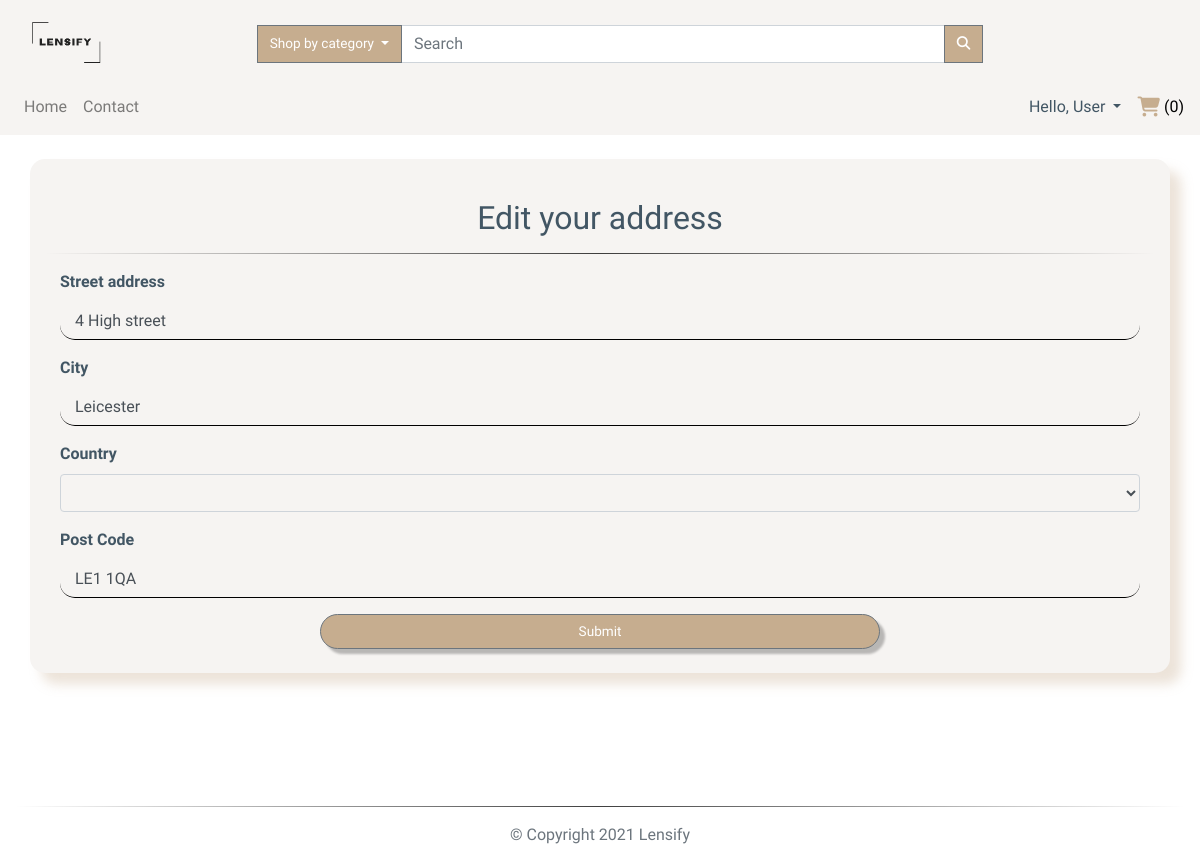
The app's page /profile/settings/1?update=True (signed in) with its own data.
### app/models.py (models this page shows, shortened)
class TimestampMixin(object):
    created_at = db.Column(db.DateTime, nullable=False,
                           default=datetime.utcnow)
    updated_at = db.Column(db.DateTime, onupdate=datetime.utcnow)

class User(db.Model, TimestampMixin, UserMixin):
    __tablename__ = "users"
    id = db.Column(db.Integer, primary_key=True)
    first_name = db.Column(db.String(50), nullable=False)
    last_name = db.Column(db.String(50), nullable=False)
    username = db.Column(db.String(50), unique=True, nullable=False)
    email = db.Column(db.String(115), unique=True, nullable=False)
    image_file = db.Column(db.String(80), nullable=False,
                           default="default.jpg")
    password_hash = db.Column(db.String(60), nullable=False)
    items_for_sale = db.relationship(
        "ItemForSale", backref="seller", lazy="dynamic")
    orders = db.relationship("Order", backref="buyer", lazy=True)
    address = db.relationship(
        "Address", secondary="user_addresses", backref="user", lazy="dynamic"
    )
    followed = db.relationship(
        "User", secondary=followers,
        primaryjoin=(followers.c.follower_id == id),
        secondaryjoin=(followers.c.followed_id == id),
        backref=db.backref("followers", lazy="dynamic"), lazy="dynamic")
    reviewed = db.relationship(
        "Review", backref="user_reviewed", primaryjoin=(Review.user_reviewed_id == id), lazy="dynamic"
    )
    reviewer = db.relationship(
        "Review", backref="user_reviewer", primaryjoin=(Review.user_reviewer_id == id), lazy="dynamic"
    )

class Address(db.Model, TimestampMixin):
    __tablename__ = "addresses"
    id = db.Column(db.Integer, primary_key=True)
    address = db.Column(db.String(200), nullable=False)
    country = db.Column(db.String(100), nullable=False)
    city = db.Column(db.String(100), nullable=False)
    post_code = db.Column(db.String(100), nullable=False)
    order = db.relationship(
        "Order", backref="order_address", lazy="dynamic")

### app/routes.py (the view, shortened to what this page needs)
@app.route("/profile/settings", methods=["POST", "GET"])
@app.route("/profile/settings/<address_id>", methods=["POST", "GET"])
@login_required
def user_settings(address_id=None):
    user = User.query.filter_by(id=current_user.id).first_or_404()
    form = UpdateDetailsForm(obj=user)
    all_user_addresses = user.address.all()
    if request.args.get('update') and address_id is not None:
        address = Address.query.get(address_id)
        if address in current_user.address:
            form = AddressForm(obj=address)
            if form.validate_on_submit():
                form.populate_obj(address)
                db.session.commit()
                flash("You have updated your address!", "success")
                return redirect(url_for("user_settings"))
        else:
            return render_template('404.html')
        return render_template("update_address.html", form=form)

### app/forms.py (shortened to what this page needs)
class UpdateDetailsForm(FlaskForm):
    first_name = StringField("First name",
                             validators=[DataRequired(), Alpha(
                                 message="Please use alphabetic characters only"),
                                 Length(min=3, max=20)])
    last_name = StringField("Last name",
                            validators=[DataRequired(), Alpha(
                                message="Please use alphabetic characters only"),
                                Length(min=3, max=20)])
    username = StringField("Username", validators=[
                           DataRequired(),  AlphaNumeric(
                               message="Please use alphabetic characters and numbers only"),
                           Length(min=4, max=12)])
    email = StringField("Email",
                        validators=[DataRequired(), Email()])
    picture = FileField('Profile picture', validators=[
        FileAllowed(['jpg', 'png', 'jpeg'])])
    submit_details = SubmitField("Update")

class AddressForm(FlaskForm):
    address = StringField("Street address", validators=[
                          DataRequired(), Length(min=5, max=30)])
    country = SelectField("Country", validators=[
                          DataRequired()], choices=choice)
    city = StringField("City", validators=[
                       DataRequired(), Length(min=5, max=30)])
    post_code = StringField("Post Code", validators=[
                            DataRequired(), Length(min=5, max=30)])
    submit_address = SubmitField("Submit")

### app/models.py (called while the page is built)
@login_manager.user_loader
def load_user(user_id):
    return User.query.get(int(user_id))

### app/routes.py (called while the page is built)
@app.before_request
def before_request():
    if current_user.is_authenticated:
        current_user.updated_at = datetime.utcnow()
        db.session.commit()

@app.context_processor
def inject_categories():
    categories = Category.query.join(
        ItemForSale, (Category.id == ItemForSale.category_id)).filter(ItemForSale.sold == False).all()
    return dict(categories=categories)

### app/templates/update_address.html (shortened to what this page needs)
{% extends "layout.html" %}
{% import "bootstrap/wtf.html" as wtf %}
{%block app_content%}
<div class="container custom-bg my-4">
    <form method="POST" class="py-4">
        <h2 class="m-3 text-center">Edit your address</h2>
        <hr>
        <div class="form-group col-12">
            {{wtf.form_field(form.address , class="form-control",placeholder="Enter your street address")}}
        </div>
        <div class="form-group col-12">
            {{wtf.form_field(form.city , class="form-control",placeholder="Enter your city")}}
        </div>
        <div class="form-group col-12">
            {{wtf.form_field(form.country , class="form-control")}}
        </div>
        <div class="form-group col-12">
            {{wtf.form_field(form.post_code , class="form-control",placeholder="Enter your post code")}}
        </div>
        <div class="form-row justify-content-center">
            {{wtf.form_field(form.submit_address, class="btn btn-block w-50 btn-secondary")}}
        </div>
    </form>
</div>
{%endblock app_content%}

### app/templates/layout.html (shortened to what this page needs)
{% extends "bootstrap/base.html" %}
{% block styles %}
<link rel="stylesheet" href="https://stackpath.bootstrapcdn.com/bootstrap/4.5.0/css/bootstrap.min.css"
>
<link rel="stylesheet" href="https://cdnjs.cloudflare.com/ajax/libs/animate.css/3.7.0/animate.css" />
<link rel="stylesheet" href="{{url_for('.static', filename='css/styles.css')}}" />
{% endblock styles %}
{% block body %}
{% block navbar %}
<nav class="navbar navbar-expand-lg navbar-light custom-bg">
  <a href="{{url_for('index')}}" class="col-4 col-md-2 logo-container">
    <img class="navbar-brand img-fluid mt-2" src="{{url_for('.static', filename='img/logo.png')}}" alt="logo" />
  </a>
  <div class="collapse navbar-collapse pt-2 col-12 col-lg-9" id="search">
    <form class="form-inline col-12 input-group" method='POST' action="{{ url_for('search') }}">
      <div class="dropdown ml-3 input-group-append">
        <button class="btn btn-secondary dropdown-toggle no-radius" type="button" id="dropdownMenuButton"
          data-toggle="dropdown" aria-haspopup="true" aria-expanded="false">
          Shop by category
        </button>
      </div>
      <input class="form-control col-8 input-group-append" type="search" placeholder="Search" aria-label="Search" name="search" >
      <div class="input-group-append">
        <button class="btn btn-secondary no-radius" type="submit">
          <i class="fas fa-search"></i>
        </button>
      </div>
    </form>
  </div>
</nav>
<nav class="navbar navbar-expand-lg navbar-light custom-bg py-0">
  <div id="links" class="collapse navbar-collapse py-2">
    <div class="navbar-nav text-center">
      <a class="nav-item nav-link" href="{{url_for('index')}}">Home</a>
      <a class="nav-item nav-link" href="{{url_for('contact')}}">Contact</a>
    </div>
    <div class="navbar-nav ml-auto text-center">
      {% if current_user.is_authenticated %}
      <div class="dropdown">
        <a class="dropdown-toggle" type="button" id="dropdownMenuButton" data-toggle="dropdown" aria-haspopup="true"
          aria-expanded="false">
          Hello, {{current_user.first_name.capitalize()}}
        </a>
      </div>
      <div class="ml-3 text-center d-none d-lg-block" id="cart">
        <a href="{{url_for('cart')}}">
          <i class="fas fa-shopping-cart fa-lg"></i> ({{session['cart']|length}})
        </a>
      </div>
      {%else%}
      <a class="nav-item nav-link mr-2" href="{{url_for('login')}}">Login</a>
      <a class="nav-item nav-link" href="{{url_for('register')}}">Register</a>
      {%endif%}
    </div>
  </div>
</nav>
{% endblock navbar%}
{% block content %}
<main class="my-auto">
  <div class="container-fluid">
    {% block app_content %} {% endblock app_content %}
  </div>
</main>
{% endblock content%}
<footer class="footer navbar-fixed-bottom">
  <div class="container-fluid">
    <hr>
    <p class="text-muted pb-3 text-center">
      &copy;
      Copyright
      Lensify
    </p>
  </div>
</footer>
{% endblock body %}

### app/static/css/styles.css (style rules this page uses)
:root { --main-color: #fff; --second-color: #425664; --third-color: #f6f4f2; --fourth-color: #c6ad8f; }
*, *::before, *::after { margin: 0; padding: 0; box-sizing: border-box; list-style: none; text-decoration: none; }
body, html { background: var(--main-color); min-height: 100vh; width: 100%; color: var(--second-color); font-family: "Raleway", sans-serif; word-break: normal; }
html { position: relative; }
.footer { position: absolute; bottom: 0; width: 100%; height: 10px; }
a { color: black; text-decoration: none; cursor: pointer; }
P { word-break: normal; }
.container { box-shadow: 0.7rem 0.7rem 0.7rem rgba(198, 173, 143, 0.341); border-radius: 15px; }
label { font-weight: bold; display: block; }
select.form-control { background-color: transparent; }
input[type="text"], input[type="password"], input[type="tel"] { border: none; padding-left: 15px; background: transparent; border-bottom: 1px solid black; border-radius: 15px; }
hr { border: none; height: 1px; background-image: linear-gradient( to right, rgba(0, 0, 0, 0), rgba(0, 0, 0, 0.75), rgba(0, 0, 0, 0) ); }
.btn { font-size: 85%; white-space: nowrap; }
.btn-secondary { filter: drop-shadow(5px 5px 1px rgba(0, 0, 0, 0.25)); background-color: var(--fourth-color); border-radius: 20px; color: var(--main-color); }
.no-radius { filter: none; border-radius: 0px; color: var(--main-color); }
.custom-bg { background-color: var(--third-color); }
.logo-container img { width: 70px; height: 55px; }
.fa-shopping-cart { color: var(--fourth-color); }

### records on screen
User: first_name "User"
Address: address "4 High street", city "Leicester", post_code "LE1 1QA"

### other values on screen
{{ session['cart']|length }} "0"
